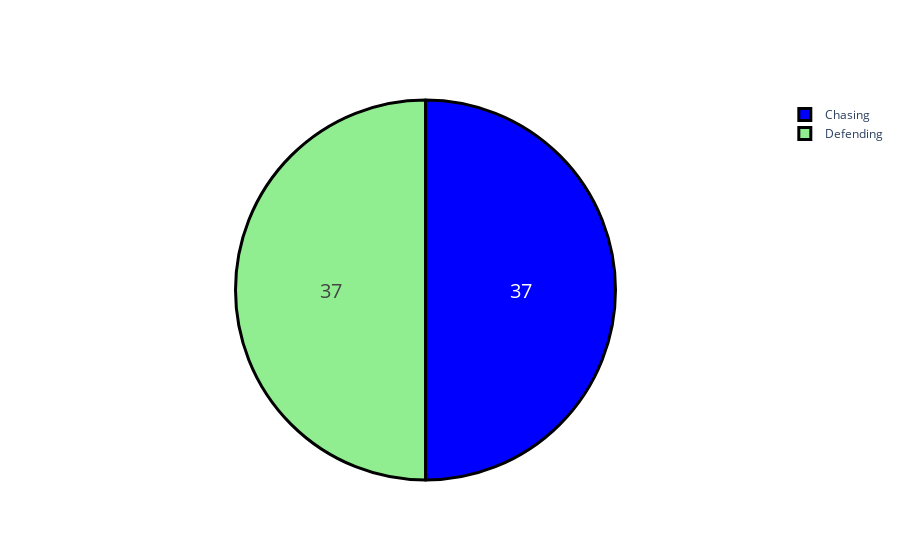

Notebook code cell kept with this figure:
### Code cell
#  Here we will analyze whether most of the teams win by defending (batting first) or chasing (batting second)
ipl_data["won_by"] = ipl_data["won_by"].map({"Wickets": "Chasing","Runs": "Defending"})
won_by = ipl_data["won_by"].value_counts()
# won_by
label = won_by.index
counts = won_by.values
colors = ['blue','lightgreen']

fig = go.Figure(data=[go.Pie(labels=label, values=counts)])
fig.update_traces(hoverinfo='label+percent', textinfo='value', 
                  textfont_size=20,
                  marker=dict(colors=colors, 
                              line=dict(color='black', width=3)))
fig.show()
# Winning chance batting first or 2nd is same (50%)

### Figure 1 — Plotly figure (JSON) as saved in the notebook; plotly's stock layout.template omitted (floating-point values rounded to 4 significant figures)
{"data": [{"hoverinfo": "label+percent", "labels": ["Chasing", "Defending"], "marker": {"colors": ["blue", "lightgreen"], "line": {"color": "black", "width": 3}}, "textfont": {"size": 20}, "textinfo": "value", "type": "pie", "values": [37, 37]}], "layout": {}}
